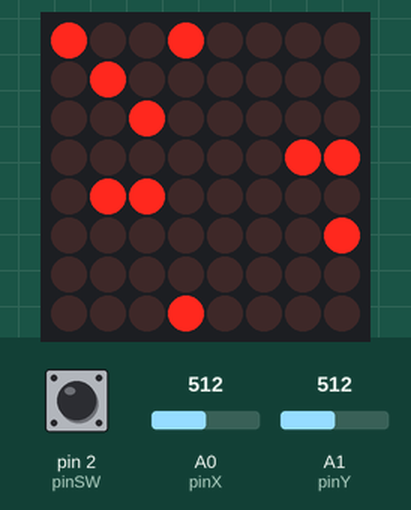
Recording of a sketch running on a simulated Arduino Uno, built with avr-gcc and run on an emulated ATmega328P. Shown: 8×8 LED matrix. Inputs (shaded band) come from the test bench; at power-on: A0 (pinX) = 512, A1 (pinY) = 512, pin 2 (pinSW) HIGH. Random numbers use the default seed unless the sketch sets one; what the sketch prints to the serial monitor is not drawn.

Above: at 1.2 s.
1.3 s: A0 (pinX) set to 610
At 2.02 s:
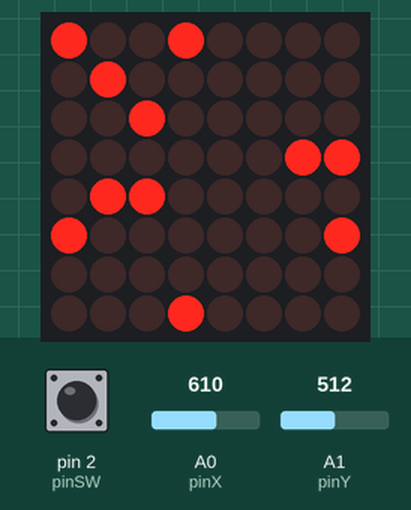
At 4.03 s:
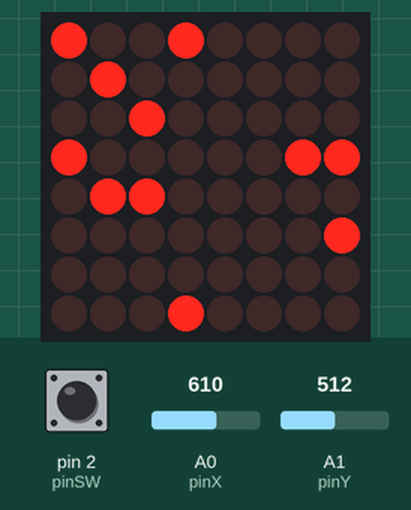
4.3 s: A1 (pinY) set to 610
At 5.03 s:
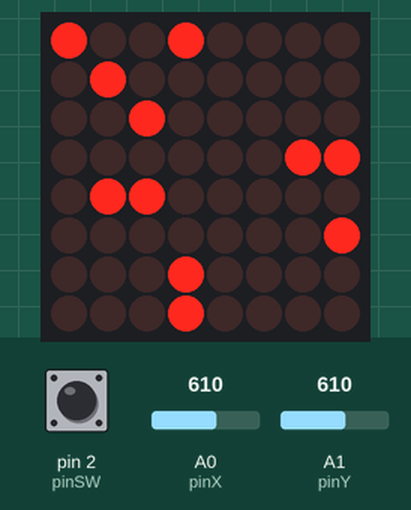
At 5.6 s:
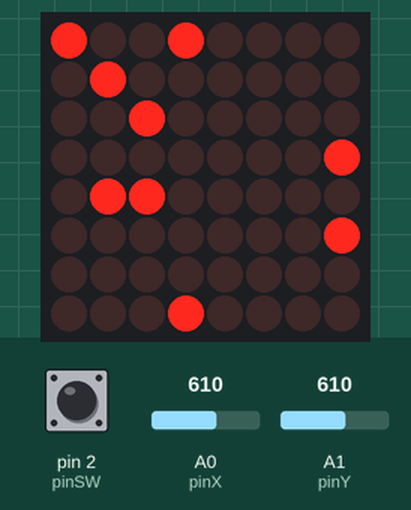
7.3 s: pin 2 (pinSW) pulled LOW for 0.15 s
Timing chart, 0 to 7.8 s (numbered marks = the images above; inputs shaded):
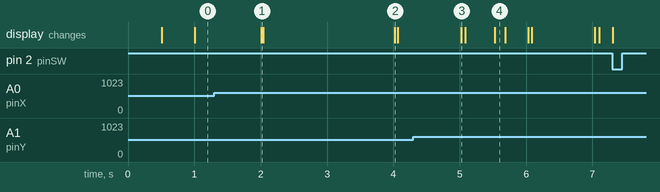

The sketch:

homework_6.ino
```cpp
//I've used a code from lab. 7 for the movement of the player on the matrix and ChatGPT as help for some bugs and some comments
//It still sometimes has a buggy movement
//note: i used the notation "random LED" for the 10 random leds that light up when I run the program
#include "LedControl.h"

// Pin configurations for MAX7219 and joystick
const byte dinPin = 12;           // DIN pin connected to MAX7219
const byte clockPin = 11;         // CLK pin connected to MAX7219
const byte loadPin = 10;          // LOAD pin connected to MAX7219
const byte matrixSize = 8;        // Size of LED matrix
LedControl lc = LedControl(dinPin, clockPin, loadPin, 1); // MAX7219 initialization
byte matrixBrightness = 2;        // LED matrix brightness

// Joystick and switch configurations
const int pinSW = 2;              // Digital pin connected to switch output
const int pinX = A0;              // Analog pin connected to X output
const int pinY = A1;              // Analog pin connected to Y output
byte swState = LOW;                 // Current switch state
byte lastSwState = LOW;             // Last recorded switch state
unsigned long lastDebounceTime = 0;
const unsigned long debounceDelay = 500; // Debounce delay for switch

// Player and joystick position variables
int playerRow = 0;
int playerCol = 0;
bool playerBlinkState = HIGH;     // Initial state for player LED blinking

// Joystick movement and LED matrix update variables
int xValue = 0;
int yValue = 0;
bool joyMoved = false;
int minThreshold = 400;
int maxThreshold = 600;
const byte moveInterval = 200;    // Timing variable to control the speed of LED movement
unsigned long long lastMoved = 0; // Tracks the last time the LED moved
bool matrixChanged = true;        // Flag to track if the matrix display needs updating

// Player and random LED positions
int row_pos = 0;
int col_pos = 0;
int row_LastPos = 0;
int col_LastPos = 0;

int row_rand[10] = {0};
int col_rand[10] = {0};

const int ON = 1;
const int OFF = 0;

const int total_random = 10;

// LED matrix representation
byte matrix[matrixSize][matrixSize] = {
  {0, 0, 0, 0, 0, 0, 0, 0},
  {0, 0, 0, 0, 0, 0, 0, 0},
  {0, 0, 0, 0, 0, 0, 0, 0},
  {0, 0, 0, 0, 0, 0, 0, 0},
  {0, 0, 0, 0, 0, 0, 0, 0},
  {0, 0, 0, 0, 0, 0, 0, 0},
  {0, 0, 0, 0, 0, 0, 0, 0},
  {0, 0, 0, 0, 0, 0, 0, 0}
};

void setup() {
  // LED matrix setup
  lc.shutdown(0, false);          // Turn off power saving, enables display
  lc.setIntensity(0, matrixBrightness); // Sets brightness (0~15 possible values)
  lc.clearDisplay(0);              // Clear the LED matrix display
  // Switch setup
  pinMode(pinSW, INPUT_PULLUP);    // Set the pin for the switch as INPUT
  Serial.begin(9600);
  // Random seed setup for generating random LED positions (without this i used to get the same random LEDs every time i ran the program)
  randomSeed(analogRead(2));
  for (int i = 0; i < total_random; i++) {
    do {
      // Generate random positions for 10 LEDs and saving them in 2 vectors (need these later)
      row_rand[i] = random(0, matrixSize);
      col_rand[i] = random(0, matrixSize);
    } while (matrix[row_rand[i]][col_rand[i]] == ON); // Check if the position is already occupied
    matrix[row_rand[i]][col_rand[i]] = ON; // Mark the generated position as occupied
  }
  matrix[row_pos][col_pos] = ON; // Initialize the starting position of the LED
}

void loop() {
  // Read switch state
  swState = digitalRead(pinSW);
  Serial.println(swState);

  // Check for switch press and update matrix accordingly
  if (swState == LOW && swState != lastSwState) {
    matrix[row_pos][col_pos] = OFF;
    matrixChanged = true;
  }
  lastSwState = swState;

  // Debounce switch input and update player LED blinking state
  if (millis() - lastDebounceTime > debounceDelay) {
    lastDebounceTime = millis();
    playerBlinkState = !playerBlinkState;
    lc.setLed(0, row_pos, col_pos, playerBlinkState);
  }

  // Check if it's time to move the LED and update positions
  if (millis() - lastMoved > moveInterval) {
    updatePositions();
    lastMoved = millis();
  }

  // Check if the matrix display needs updating
  if (matrixChanged == true) {
    updateMatrix();
    matrixChanged = false;
  }
}

// Update LED matrix display
void updateMatrix() {
  for (int row = 0; row < matrixSize; row++) {
    for (int col = 0; col < matrixSize; col++) {
      lc.setLed(0, row, col, matrix[row][col]);  // Set each LED individually
    }
  }
}

// Update player and random LED positions based on joystick input
void updatePositions() {
  // Read joystick values
  int xValue = analogRead(pinX);
  int yValue = analogRead(pinY);

  // Store the last positions of the LED
  row_LastPos = row_pos;
  col_LastPos = col_pos;

  // Update row_pos based on joystick movement (X-axis)
  if (xValue < minThreshold) {
    if (row_pos < matrixSize - 1) {
      row_pos++;
    }
    else {
      row_pos = 0;
    }
  }
  if (xValue > maxThreshold) {
    if (row_pos > 0) {
      row_pos--;
    }
    else {
      row_pos = matrixSize - 1;
    }
  }

  // Update col_pos based on joystick movement (Y-axis)
  if (yValue > maxThreshold) {
    if (col_pos < matrixSize - 1) {
      col_pos++;
    }
    else {
      col_pos = 0;
    }
  }
  if (yValue < minThreshold) {
    if (col_pos > 0) {
      col_pos--;
    }
    else {
      col_pos = matrixSize - 1;
    }
  }

  // Check if the current position is a random LED
  bool isRandomLED = false;
  for (int i = 0; i < total_random; i++) {
    int randomRow = row_rand[i];
    int randomCol = col_rand[i];
    if (row_pos == randomRow && col_pos == randomCol && matrix[row_pos][col_pos] == ON) {
      isRandomLED = true;
      break;
    }
  }

  // Check if the last position was a random LED
  bool last_isRandomLED = false;
  for (int i = 0; i < total_random; i++) {
    int randomRow = row_rand[i];
    int randomCol = col_rand[i];
    if (row_LastPos == randomRow && col_LastPos == randomCol && matrix[row_LastPos][col_LastPos] == ON) {
      last_isRandomLED = true;
      break;
    }
  }

  // If the position has changed, update the matrix
  if (row_pos != row_LastPos || col_pos != col_LastPos) {
    matrixChanged = true;
    //These conditions are used to not light up / turn off unwanted LEDS
    // If the actual position is on a "random" LED and the previous one is a normal LED
    if (isRandomLED == true && last_isRandomLED == false) {
      matrix[row_LastPos][col_LastPos] = OFF;
      matrix[row_pos][col_pos] = ON;
    }
    // If the actual position is on a normal LED and the previous one is a "random" LED
    if (isRandomLED == false && last_isRandomLED == true) {
      matrix[row_LastPos][col_LastPos] = ON;
      matrix[row_pos][col_pos] = OFF;
    }
    // If 2 random leds are lit up next to eachother
    if (isRandomLED == true && last_isRandomLED == true) {
      matrix[row_LastPos][col_LastPos] = ON;
      matrix[row_pos][col_pos] = ON;
    }
  }
}
```
